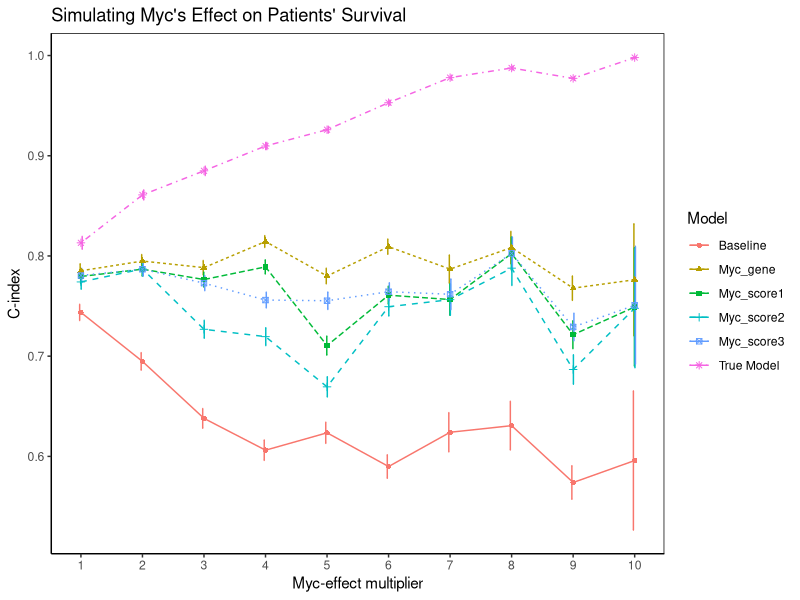

Write R code to recreate this figure.
library(survival)
library(ggplot2)


n=1000 # number of patients/rows
K=10 # number of myc-target genes
lambda=1 # parameter of exponential distribution
nb_mean=5 # parameter of NB distribution
nb_size=1 # parameter of NB distribution
coef=c(1,1,1,1,1,8) # coeffient of true model covariates: x1,x2,x3,x4,x5,myc


simu_myc_effect<-function(n,K,lambda,nb_mean,nb_size,coef_myc){

  # 1.Simulate survival time using Cox PH model based on exponential distribution as basedline hazard distribution
  
  # baseline covariates: x1,x2,x3,x4,x5,myc
  
  x1=rnorm(n,0,1)
  x2=rnorm(n,0,1)
  x3=runif(n,0,1)
  x4=rbinom(n,1,0.5)
  x5=rbinom(n,1,0.2)
  myc=rnorm(n,0,1)
  
  df1=data.frame(x1,x2,x3,x4,x5,myc)
  
  coef=c(1,1,1,1,1,coef_myc) # coeffient of baseline covariates: x1,x2,x3,x4,x5,myc
  
  # use inverese cdf formula to generate survival time
  
  simu_exp<-function(x,lambda){
    u=runif(1,0,1)
    t=-log(u)/(lambda*exp(coef %*% x))
    return(t)
  }
  
  surv_exp=apply(df1,1,simu_exp,lambda=lambda)
  
  #hist(surv_exp)
  
  df1$surv=surv_exp
  df1$status=1
  
  
  
  # 2. Simulate myc's effect on target gene expression
  
  simu_myc<-function(n,K,mean,myc,size){
    df<-NULL
    weight=runif(K,0,2) # weight assigned to each of the K gene, indicating myc's effect size on the gene
    for(k in 1:K){
      effect=exp(myc)*weight[k]
      temp=c()
      for(i in 1:n){
        cur=rnbinom(1, mu = mean*effect[i], size = size)
        temp=c(temp,cur)
      }
      df=cbind(df,temp)
      colnames(df)[k]<-paste0('g',k)
    }
    df=as.data.frame(df)
    return(list(df,weight))
  }
  
  
  
  res=simu_myc(n,K,mean=nb_mean,myc=myc,size=nb_size)
  
  df2=res[[1]]
  weight=res[[2]]
  
  # myc-scores:
  
  # 1. simple weighted sum
  myc_score1=as.matrix(df2) %*% weight
  
  # 2. signed weighted sum
  sign=ifelse(weight>1,1,-1)
  myc_score2=as.matrix(df2) %*% (weight*sign)
  
  # 3. down and up seperated sum
  ind=weight>1
  myc_score3_up=as.matrix(df2[ind]) %*% weight[ind]
  myc_score3_down=as.matrix(df2[-ind]) %*% weight[-ind]
  
  # 4. normalized weighted sum
  
  #myc_score4=(as.matrix(df2) %*% weight)/sum(weight^2)
  
  
  df<-cbind(df1,df2,myc_score1,myc_score2,myc_score3_up,myc_score3_down)
  
  
  fit_myc <- coxph(Surv(time = df$surv, event = df$status) ~ x1+x2+x3+x4+x5+myc, data = df)
  #summary(fit_myc) 
  
  
  fit_baseline <- coxph(Surv(time = df$surv, event = df$status) ~ x1+x2+x3+x4+x5, data = df)
  #summary(fit_baseline) 
  
  fit_myc_gene <- coxph(Surv(time = df$surv, event = df$status) ~.-myc-surv-status-myc_score1-myc_score2-myc_score3_up-myc_score3_down, data = df)
  #summary(fit_myc_gene) 
  
  fit_myc_score1 <- coxph(Surv(time = df$surv, event = df$status) ~x1+x2+x3+x4+x5+myc_score1, data = df)
  #summary(fit_myc_score1) 
  
  fit_myc_score2 <- coxph(Surv(time = df$surv, event = df$status) ~x1+x2+x3+x4+x5+myc_score2, data = df)
  #summary(fit_myc_score2) 
  
  fit_myc_score3 <- coxph(Surv(time = df$surv, event = df$status) ~x1+x2+x3+x4+x5+myc_score3_up+myc_score3_down, data = df)
  #summary(fit_myc_score3) 
  
  # fit_myc_score4 <- coxph(Surv(time = df$surv, event = df$status) ~x1+x2+x3+x4+x5+myc_score4, data = df)
  # summary(fit_myc_score4) 
  
  out<-data.frame(rbind(summary(fit_myc)$concordance,
        summary(fit_baseline)$concordance,
        summary(fit_myc_gene)$concordance,
        summary(fit_myc_score1)$concordance,
        summary(fit_myc_score2)$concordance,
        summary(fit_myc_score3)$concordance))
  
  colnames(out)<-c('C_index','SD')
  out$Model<-c('True Model','Baseline','Myc_gene','Myc_score1','Myc_score2','Myc_score3')
  out$Myc_effect<-coef_myc
  return(out)
}


res1=simu_myc_effect(n=1000,K=10,lambda=1,nb_mean=5,nb_size=1,coef_myc=1)
res2=simu_myc_effect(n=1000,K=10,lambda=1,nb_mean=5,nb_size=1,coef_myc=2)
res3=simu_myc_effect(n=1000,K=10,lambda=1,nb_mean=5,nb_size=1,coef_myc=3)
res4=simu_myc_effect(n=1000,K=10,lambda=1,nb_mean=5,nb_size=1,coef_myc=4)
res5=simu_myc_effect(n=1000,K=10,lambda=1,nb_mean=5,nb_size=1,coef_myc=5)
res6=simu_myc_effect(n=1000,K=10,lambda=1,nb_mean=5,nb_size=1,coef_myc=6)
res7=simu_myc_effect(n=1000,K=10,lambda=1,nb_mean=5,nb_size=1,coef_myc=7)
res8=simu_myc_effect(n=1000,K=10,lambda=1,nb_mean=5,nb_size=1,coef_myc=8)
res9=simu_myc_effect(n=1000,K=10,lambda=1,nb_mean=5,nb_size=1,coef_myc=9)
res10=simu_myc_effect(n=1000,K=10,lambda=1,nb_mean=5,nb_size=1,coef_myc=10)

final=rbind(res1,res2,res3,res4,res5,res6,res7,res8,res9,res10)


p <- ggplot(final, aes(x=Myc_effect, y=C_index, group = Model, color=Model))+ 
  geom_errorbar(aes(ymin=C_index-SD, ymax=C_index+SD), width=.1, 
                position=position_dodge(0.05)) +
  geom_line(aes(linetype=Model)) + 
  geom_point(aes(shape=Model))+
  scale_x_continuous(breaks = c(1,2,3,4,5,6,7,8,9,10))+
  labs(title="Simulating Myc's Effect on Patients' Survival",x="Myc-effect multiplier", y = "C-index")+
  theme_classic()+
  theme(panel.border = element_rect(colour = "black", fill=NA))
p
